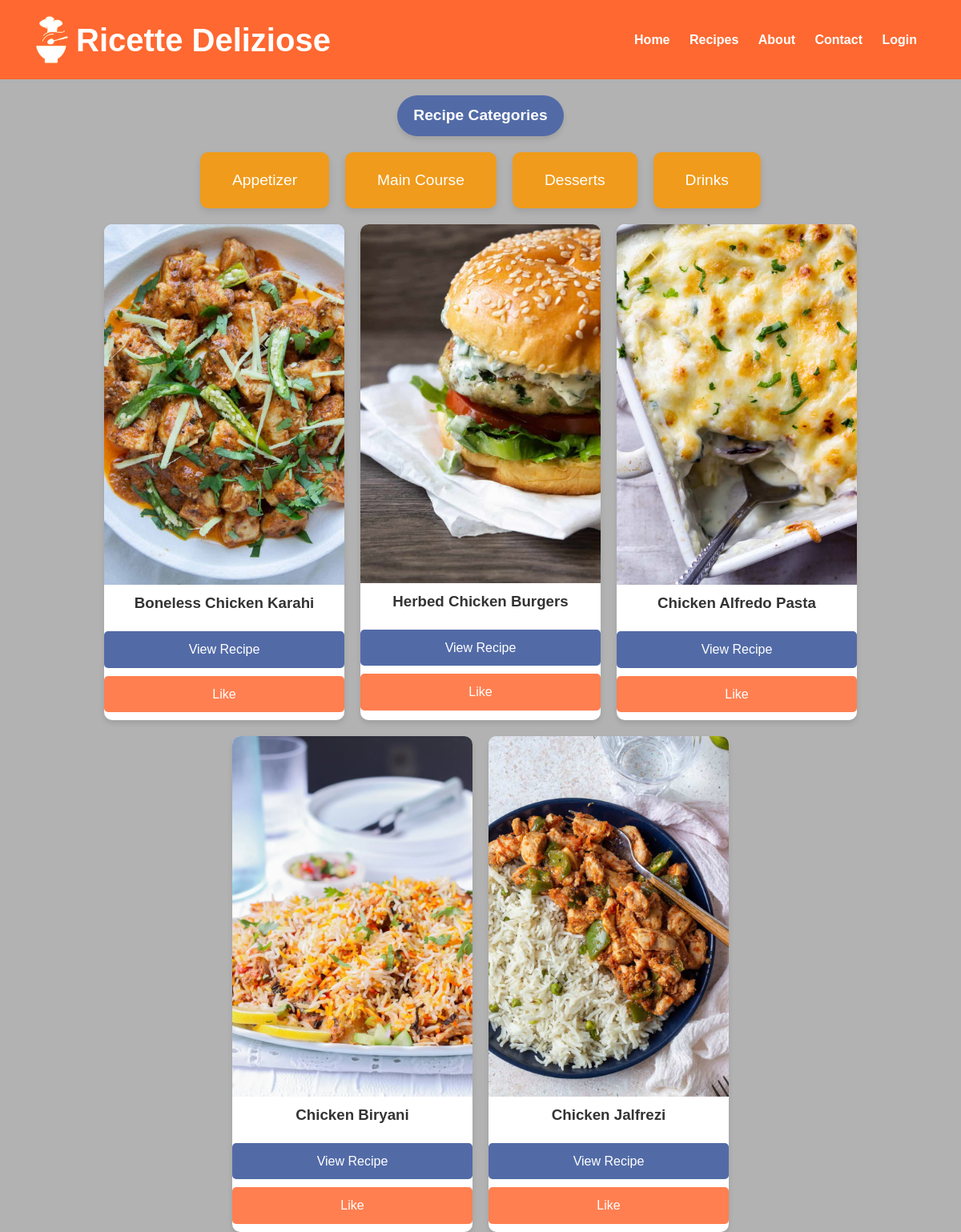
/recipe, run on an earlier commit of the app's database.
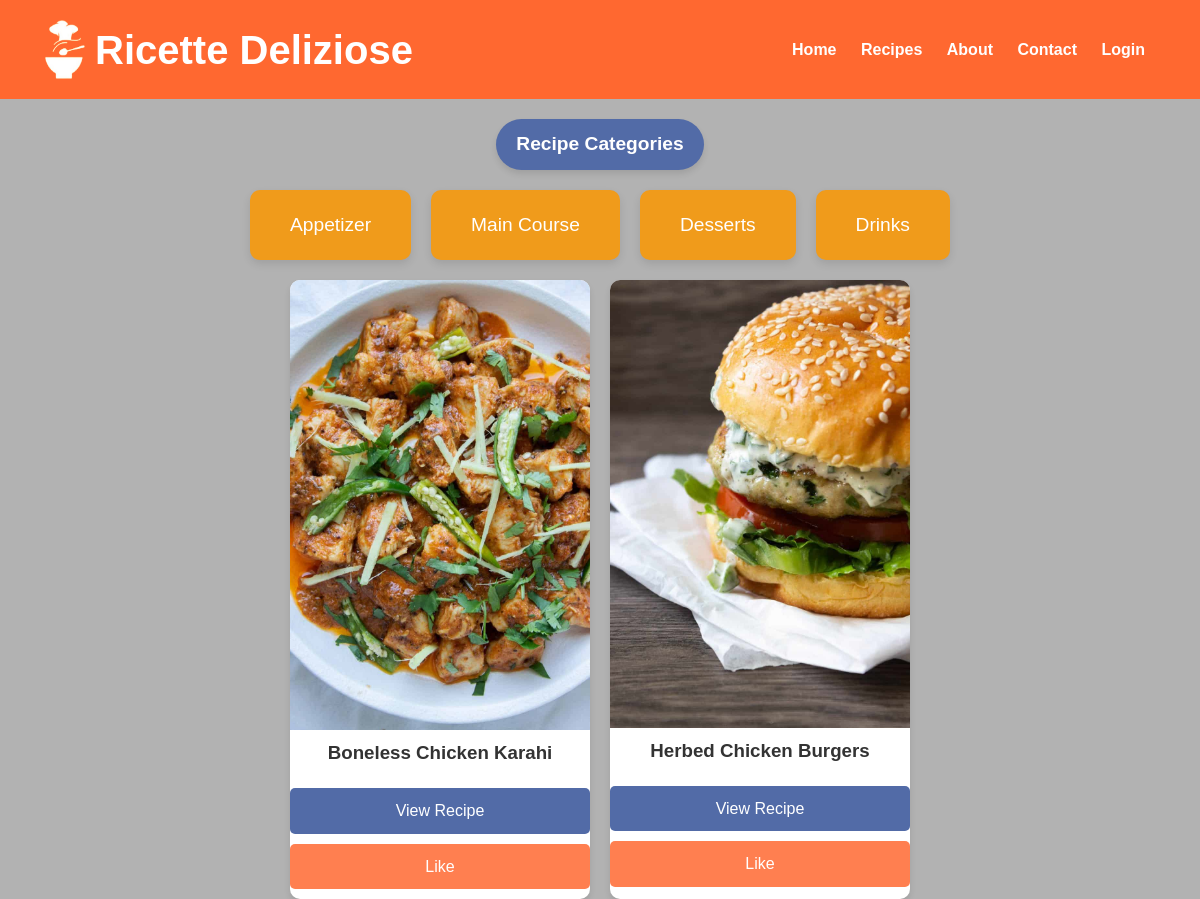
And on a later commit of the database.
### model.py (models this page shows, shortened)
class Recipe(db.Model):
    id = db.Column(db.Integer, primary_key=True)
    title = db.Column(db.String(100), nullable=False)
    description = db.Column(db.Text, nullable=False)
    instructions = db.Column(db.Text, nullable=False)
    image = db.Column(db.String(100), nullable=True)
    created_at = db.Column(db.DateTime, default=datetime.utcnow)
    category_id = db.Column(db.Integer, db.ForeignKey('category.id'), nullable=False)
    ingredients = db.relationship('Ingredient', secondary=recipe_ingredient, backref='recipes')
    category = db.relationship('Category', backref=db.backref('recipes', lazy=True))

### app.py (the view)
@app.route('/recipe', defaults={'category': None})
@app.route('/recipe/<string:category>')
def recipe(category):
    if category:
        recipes = Recipe.query.join(Category).filter(Category.name == category).all()
    else:
        recipes = Recipe.query.all()  # Get all recipes without adding any specific text
    return render_template('recipe.html', recipes=recipes, category=category)

### app.py (called while the page is built)
@app.before_request
def init_categories():
    if Category.query.count() == 0:  # Only add if the category table is empty
        category1 = Category(name="Appetizer")
        category2 = Category(name="Main Course")
        category3 = Category(name="Dessert")
        category4 = Category(name="Drinks")
        db.session.add_all([category1, category2, category3, category4])
        db.session.commit()
        print("Categories added to the database.")

### templates/recipe.html (shortened to what this page needs)
<!DOCTYPE html>
<html lang="en">
<head>
    <link rel="stylesheet" href="{{ url_for('static', filename='css/recipe.css') }}">
</head>
<body>
    <header>
        <div class="container">
           <div class="logo-title">
            <img src="{{ url_for('static', filename='images/logo.png') }}" alt="Logo" class="logo" width="40"
                height="59">
            <h1>Ricette Deliziose</h1>
        </div>
            <nav>
                <a href="{{ url_for('home') }}">Home</a>
                <a href="{{ url_for('recipe') }}">Recipes</a>
                <a href="{{ url_for('about') }}">About</a>
                <a href="{{ url_for('contact') }}">Contact</a>
                {% if 'user_id' in session %}
                {% if session['is_admin'] %}
                <a href="{{ url_for('admin_dashboard') }}">Dashboard</a>
                <a href="{{ url_for('logout') }}">Logout</a>
                {% else %}
                <a href="{{ url_for('profile') }}">Profile</a>
                <a href="{{ url_for('logout') }}">Logout</a>
                {% endif %}
                {% else %}
                <a href="{{ url_for('login') }}">Login</a>
                {% endif %}
            </nav>
        </div>
    </header>
    <main>
        <h2>Recipe Categories</h2>
        <div class="categories">
            <a href="{{ url_for('recipe', category='Appetizer') }}"
                class="{% if category == 'Appetizer' %}active{% endif %}">
                Appetizer
            </a>
            <a href="{{ url_for('recipe', category='Main Course') }}"
                class="{% if category == 'Main Course' %}active{% endif %}">
                Main Course
            </a>
            <a href="{{ url_for('recipe', category='Desserts') }}"
                class="{% if category == 'Desserts' %}active{% endif %}">
                Desserts
            </a>
            <a href="{{ url_for('recipe', category='Drinks') }}" class="{% if category == 'Drinks' %}active{% endif %}">
                Drinks
            </a>
        </div>
        {% if recipes %}
        <div id="recipe-container" class="recipe-grid">
            {% for recipe in recipes %}
            <div class="recipe-item">
                <img src="{{ url_for('static', filename='images/' + recipe.image) }}" alt="{{ recipe.title }}">
                <h3>{{ recipe.title }}</h3>
                <div class="card-buttons">
                    <a href="{{ url_for('recipe_details', recipe_id=recipe.id) }}" class="btn-view">View Recipe</a>
                    <a href="{{ url_for('like_recipe', recipe_id=recipe.id) }}" class="btn-like">Like</a>
                </div>
            </div>
            {% endfor %}
        </div>
        {% else %}
        <p>No recipes available.</p>
        {% endif %}
    </main>
</body>
</html>

### static/css/recipe.css (style rules this page uses)
body, h1, h2, h3, p, a, button { margin: 0; padding: 0; font-family: 'Poppins', sans-serif; text-decoration: none; }
body h2 { margin-bottom: 20px; margin-top: 20px; color: #fff; display: inline-block; background-color: #526ba7; padding: 10px 20px; font-size: 1.2em; border-radius: 50px; text-align: center; box-shadow: 0 4px 6px rgba(0, 0, 0, 0.1); }
body { line-height: 1.6; color: #333; background-image: linear-gradient(rgba(0, 0, 0, 0.3), rgba(0, 0, 0, 0.3)), url('/static/images/bg3.jpg'); background-size: cover; display: flex; flex-direction: column; min-height: 100vh; text-align: center; }
header { background: #FF6830 ; color: white; padding: 20px 0; text-align: center; }
header .container { display: flex; justify-content: space-between; align-items: center; padding: 0 45px; }
header .logo-title { display: flex; align-items: center; }
header .logo-title .logo { margin-right: 10px; }
header .logo-title h1 { margin: 0; padding: 0; font-family: 'Gistesy', sans-serif; font-size: 2.5rem; line-height: 1; }
header nav a { color: white; margin: 0 10px; font-weight: bold; }
.categories { display: flex; justify-content: center; gap: 20px; flex-wrap: wrap; margin-bottom: 20px; }
.categories a { background: #f09b1b; color: white; padding: 20px 40px; font-size: 1.2em; border-radius: 10px; box-shadow: 0 4px 8px rgba(0, 0, 0, 0.1); transition: background 0.3s ease, transform 0.3s ease; }
.recipe-grid { display: flex; justify-content: center; flex-wrap: wrap; gap: 20px; }
.recipe-grid h3 { text-align: center; margin-bottom: 20px; }
.recipe-item { width: 300px; background: white; border-radius: 10px; box-shadow: 0 4px 6px rgba(0, 0, 0, 0.1); overflow: hidden; transition: transform 0.3s ease; }
.recipe-item img { width: 100%; height: auto; }
.card-buttons .btn-like { display: block; margin: 10px auto; background: #ff7f50; color: white; padding: 10px 15px; border-radius: 5px; transition: background 0.3s ease; text-align: center; }
.card-buttons .btn-view { display: block; margin: 10px auto; background: #526ba7; color: white; padding: 10px 15px; border-radius: 5px; transition: background 0.3s ease; text-align: center; }

What changed in the data, as far as the page shows it:
removed Recipe: image (picture), title "Chicken Alfredo Pasta"
removed Recipe: image (picture), title "Chicken Biryani"
removed Recipe: image (picture), title "Chicken Jalfrezi"
